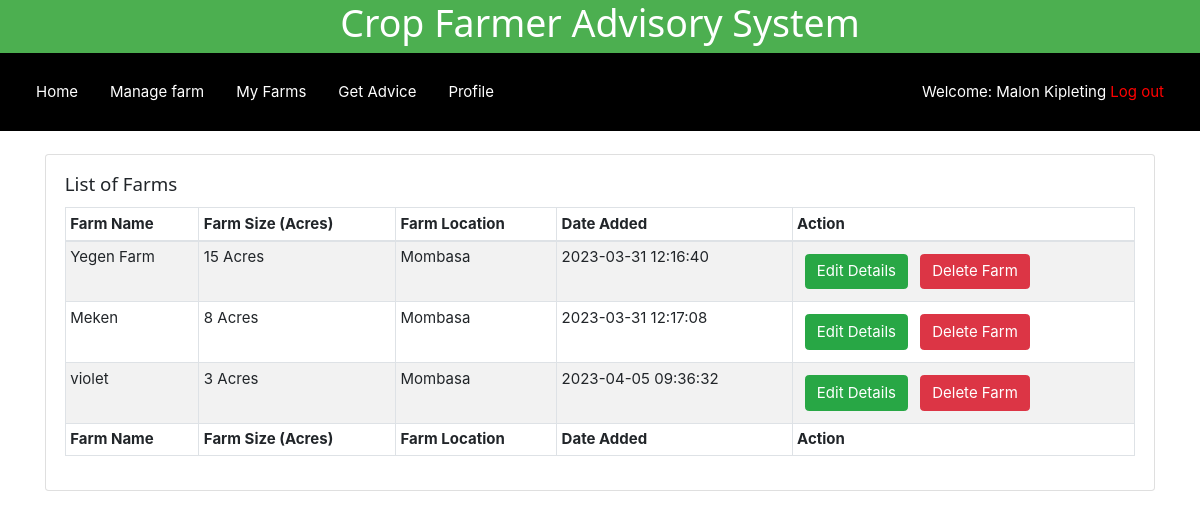
/farms.php (signed in), run on an earlier commit of the app's database.
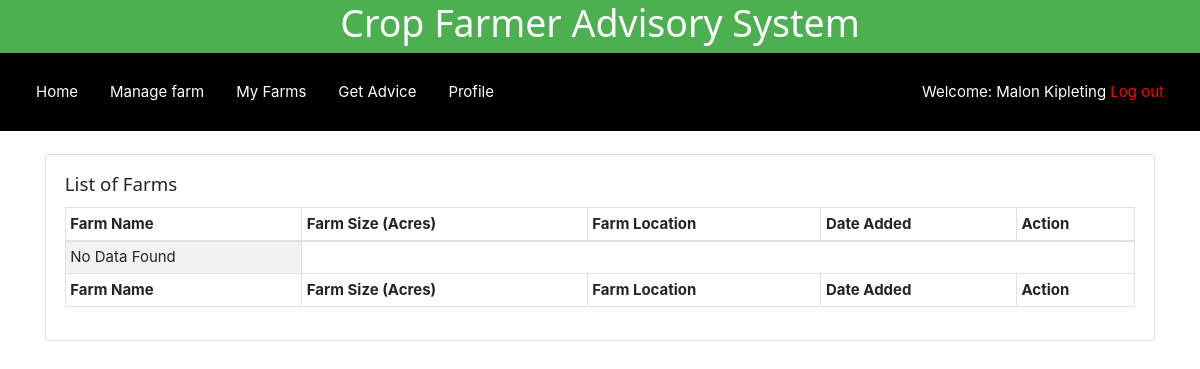
And on a later commit of the database.
### tables this page shows
CREATE TABLE `farm_details` (
  `id` int(11) NOT NULL,
  `farm_id` varchar(255) NOT NULL,
  `farm_name` varchar(255) NOT NULL,
  `farm_location` varchar(255) NOT NULL,
  `farm_size` varchar(100) NOT NULL,
  `date_added` timestamp NOT NULL DEFAULT current_timestamp()
);

CREATE TABLE `county_details` (
  `id` int(11) NOT NULL,
  `county_id` varchar(20) NOT NULL,
  `county_name` varchar(50) NOT NULL
);

### farms.php (the view, shortened to what this page needs)
<?php
include 'connection.php';
$name =  $_SESSION['farmerFname'] . " ". $_SESSION['farmerLname'];
$farmer_id = $_SESSION['farmerId'];
?>
<!DOCTYPE html>
<html>
<head>
    <?php
include './components/header.php';
?>
</head>
<body>
    <?php
include './components/navbar.php';
?>
    <div class="container">
        <div class="row">
            <div class="col-md-12">
                <div class="card">
                    <div class="card-body">
                        <h5 class="card-title">List of Farms</h5>
                        <table id="dtBasicExample" class="table table-striped table-bordered table-sm" cellspacing="0"
                            width="100%">
                            <thead>
                                <tr>
                                    <th>Farm Name</th>
                                    <th>Farm Size (Acres)</th>
                                    <th>Farm Location</th>
                                    <th>Date Added</th>
                                    <th>Action</th>
                                </tr>
                            </thead>
                            <tbody>
                                <?php
  if($farmer_id){
      $data_fetch_query = "SELECT * FROM `farm_details`
	INNER JOIN farmer_owner_details ON farmer_owner_details.farm_id = farm_details.farm_id
	INNER JOIN county_details ON county_details.county_id = farm_details.farm_location WHERE farmer_owner_details.owner_id = '$farmer_id'";
      $data_result = mysqli_query($db, $data_fetch_query);
      if ($data_result->num_rows > 0){
          while($row = $data_result->fetch_assoc()) {
              $farm_id = $row['farm_id'];
              $farm_name = $row['farm_name'];
              $farm_size = $row['farm_size'];
              $farm_loc = $row['county_id'];
              $farm_location = $row['county_name'];
              $date_created = $row['date_added'];
      echo "<tr> <td>" .$farm_name.  "</td>";
      echo "<td>" .$farm_size." "."Acres"."</td>";
      echo "<td>" .$farm_location."</td>";
      echo "<td>" .$date_created."</td>";
      echo "<td>
      <form method ='POST' action=''>
      <input  type='text' hidden name='Farm_id' value='$farm_id'>
      <input type='submit' data-farm_id='$farm_id'  data-farm_name='$farm_name' data-farm_size='$farm_size' data-farm_location='$farm_loc' value='Edit Details' name='edit-farm-btn' class='btn btn-success edit-farm-modal-btn m-2'>
      <input type='submit' data-id= '$farm_id' value='Delete Farm'  class='btn btn-danger deleteFarmBtn'>
      </form>
      </td> </tr>";
      }
      }else{
      echo "<td>"."No Data Found"."</td>";
      }
      } else{
          echo "<td>"."No farms available"."</td>";
      }
?>
                            </tbody>
                            <tfoot>
                                <tr>
                                    <th>Farm Name</th>
                                    <th>Farm Size (Acres)</th>
                                    <th>Farm Location</th>
                                    <th>Date Added</th>
                                    <th>Action</th>
                                </tr>
                            </tfoot>
                        </table>
                    </div>
                </div>
            </div>
        </div>
    </div>
</body>
</html>

### components/header.php (shortened to what this page needs)
 <link rel="stylesheet" href="css/w3css.css">
<link rel="stylesheet" href="./static/bs/css/bootstrap.min.css">
 <link href="css/style.css" rel="stylesheet" type="text/css" />

### components/navbar.php
<div id="">
    <fieldset class="w3-green">
        <div id="">
            <h1>
                <center>Crop Farmer Advisory System<center>
            </h1>
            <div class="w3-bar w3-black" style="padding:20px">
                <a href="home.php" class="w3-bar-item w3-button">Home</a>
                <a href="manage.php" class="w3-bar-item w3-button ">Manage farm</a>
                <a href="farms.php" class="w3-bar-item w3-button">My Farms</a>
                <a href="advice.php" class="w3-bar-item w3-button">Get Advice</a>
                <a href="update.php" class="w3-bar-item w3-button">Profile</a>
                <div class="w3-bar-item w3-right">
                    Welcome: <?php echo $name; ?>
                    <a href='logout.php' style="color:red">Log out</a>
                </div>
            </div>
        </div>
    </fieldset>
    <br>
</div>

### css/w3css.css (style rules this page uses)
html { box-sizing:border-box }
*,*:before,*:after { box-sizing:inherit }
html { -ms-text-size-adjust:100%;-webkit-text-size-adjust:100% }
body { margin:0 }
a { background-color:transparent;-webkit-text-decoration-skip:objects }
fieldset { border:1px solid #c0c0c0;margin:0 2px;padding:.35em .625em .75em }
html,body { font-family:Verdana,sans-serif;font-size:15px;line-height:1.5 }
html { overflow-x:hidden }
h1,h2,h3,h4,h5,h6,.w3-slim,.w3-wide { font-family:"Segoe UI",Arial,sans-serif }
h1 { font-size:36px }
h5 { font-size:18px }
h1,h2,h3,h4,h5,h6 { font-weight:400;margin:10px 0 }
a { color:inherit }
.w3-btn,.w3-btn-block,.w3-button { border:none;display:inline-block;outline:0;padding:6px 16px;vertical-align:middle;overflow:hidden;text-decoration:none!important;color:#fff;background-color:#000;text-align:center;cursor:pointer;white-space:nowrap }
.w3-button { color:#000;background-color:#f1f1f1;padding:8px 16px }
.w3-btn,.w3-btn-floating,.w3-btn-floating-large,.w3-closenav,.w3-opennav,.w3-btn-block,.w3-button { -webkit-touch-callout:none;-webkit-user-select:none;-khtml-user-select:none;-moz-user-select:none;-ms-user-select:none;user-select:none }
.w3-bar { width:100%;overflow:hidden }
.w3-bar .w3-bar-item { padding:8px 16px;float:left;background-color:inherit;color:inherit;width:auto;border:none;outline:none;display:block }
.w3-bar .w3-button { background-color:inherit;color:inherit;white-space:normal }
.w3-container:after,.w3-container:before,.w3-panel:after,.w3-panel:before,.w3-row:after,.w3-row:before,.w3-row-padding:after,.w3-row-padding:before,.w3-cell-row:before,.w3-cell-row:after, .w3-topnav:after,.w3-topnav:before,.w3-clear:after,.w3-clear:before,.w3-btn-group:before,.w3-btn-group:after,.w3-btn-bar:before,.w3-btn-bar:after,.w3-bar:before,.w3-bar:after { content:"";display:table;clear:both }
.w3-right { float:right!important }
.w3-green,.w3-hover-green:hover { color:#fff!important;background-color:#4CAF50!important }
.w3-black,.w3-hover-black:hover { color:#fff!important;background-color:#000!important }
button,input,select,textarea { font:inherit;margin:0 }
button,input { overflow:visible }
button,html [type=button],[type=reset],[type=submit] { -webkit-appearance:button }

### css/style.css (style rules this page uses)
html { padding:0; margin:0; }

What changed in the data, as far as the page shows it:
removed farm_details: farm_name "Yegen Farm", farm_size "15", farm_location.county_name "Mombasa", date_added "2023-03-31 12:16:40"
removed farm_details: farm_name "Meken", farm_size "8", farm_location.county_name "Mombasa", date_added "2023-03-31 12:17:08"
removed farm_details: farm_name "violet", farm_size "3", farm_location.county_name "Mombasa", date_added "2023-04-05 09:36:32"
Also different on the page:
text now shown: "No Data Found"
